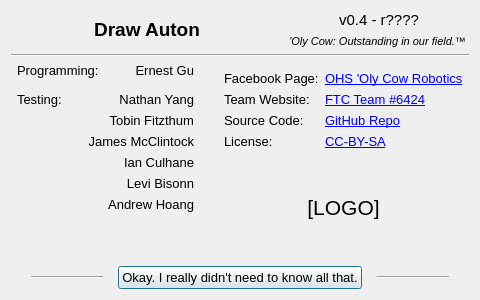
<?xml version="1.0" encoding="UTF-8"?>
<ui version="4.0">
 <class>AboutWindow</class>
 <widget class="QDialog" name="AboutWindow">
  <property name="geometry">
   <rect>
    <x>0</x>
    <y>0</y>
    <width>480</width>
    <height>300</height>
   </rect>
  </property>
  <property name="sizePolicy">
   <sizepolicy hsizetype="Fixed" vsizetype="Fixed">
    <horstretch>0</horstretch>
    <verstretch>0</verstretch>
   </sizepolicy>
  </property>
  <property name="minimumSize">
   <size>
    <width>480</width>
    <height>300</height>
   </size>
  </property>
  <property name="maximumSize">
   <size>
    <width>480</width>
    <height>300</height>
   </size>
  </property>
  <property name="font">
   <font>
    <pointsize>10</pointsize>
   </font>
  </property>
  <property name="windowTitle">
   <string>Draw Auton - About</string>
  </property>
  <layout class="QGridLayout" name="layout_window">
   <item row="0" column="0" colspan="2">
    <layout class="QGridLayout" name="layout_title" columnstretch="5,2">
     <item row="0" column="1">
      <widget class="QLabel" name="label_version">
       <property name="font">
        <font>
         <pointsize>11</pointsize>
        </font>
       </property>
       <property name="cursor">
        <cursorShape>IBeamCursor</cursorShape>
       </property>
       <property name="text">
        <string>v0.4 - r????</string>
       </property>
       <property name="alignment">
        <set>Qt::AlignCenter</set>
       </property>
       <property name="textInteractionFlags">
        <set>Qt::LinksAccessibleByMouse|Qt::TextSelectableByMouse</set>
       </property>
      </widget>
     </item>
     <item row="1" column="1">
      <widget class="QLabel" name="label_motto">
       <property name="font">
        <font>
         <pointsize>8</pointsize>
         <italic>true</italic>
        </font>
       </property>
       <property name="cursor">
        <cursorShape>IBeamCursor</cursorShape>
       </property>
       <property name="text">
        <string>'Oly Cow: Outstanding in our field.™ </string>
       </property>
       <property name="alignment">
        <set>Qt::AlignRight|Qt::AlignTrailing|Qt::AlignVCenter</set>
       </property>
       <property name="textInteractionFlags">
        <set>Qt::LinksAccessibleByMouse|Qt::TextSelectableByMouse</set>
       </property>
      </widget>
     </item>
     <item row="0" column="0" rowspan="2">
      <widget class="QLabel" name="label_title">
       <property name="font">
        <font>
         <pointsize>14</pointsize>
         <weight>75</weight>
         <bold>true</bold>
        </font>
       </property>
       <property name="text">
        <string>Draw Auton</string>
       </property>
       <property name="alignment">
        <set>Qt::AlignCenter</set>
       </property>
      </widget>
     </item>
    </layout>
   </item>
   <item row="3" column="0">
    <layout class="QFormLayout" name="layout_programming">
     <property name="formAlignment">
      <set>Qt::AlignRight|Qt::AlignTop|Qt::AlignTrailing</set>
     </property>
     <property name="leftMargin">
      <number>6</number>
     </property>
     <property name="rightMargin">
      <number>12</number>
     </property>
     <item row="0" column="0">
      <widget class="QLabel" name="label_programming">
       <property name="text">
        <string>Programming:</string>
       </property>
      </widget>
     </item>
     <item row="0" column="1">
      <widget class="QLabel" name="label_EG">
       <property name="text">
        <string>Ernest Gu</string>
       </property>
       <property name="alignment">
        <set>Qt::AlignRight|Qt::AlignTrailing|Qt::AlignVCenter</set>
       </property>
      </widget>
     </item>
    </layout>
   </item>
   <item row="4" column="0">
    <layout class="QFormLayout" name="layout_testing">
     <property name="formAlignment">
      <set>Qt::AlignRight|Qt::AlignTrailing|Qt::AlignVCenter</set>
     </property>
     <property name="leftMargin">
      <number>6</number>
     </property>
     <property name="topMargin">
      <number>8</number>
     </property>
     <property name="rightMargin">
      <number>12</number>
     </property>
     <item row="0" column="0">
      <widget class="QLabel" name="label_testing">
       <property name="text">
        <string>Testing:</string>
       </property>
      </widget>
     </item>
     <item row="0" column="1">
      <widget class="QLabel" name="label_NY">
       <property name="text">
        <string>Nathan Yang</string>
       </property>
       <property name="alignment">
        <set>Qt::AlignRight|Qt::AlignTrailing|Qt::AlignVCenter</set>
       </property>
      </widget>
     </item>
     <item row="1" column="1">
      <widget class="QLabel" name="label_TF">
       <property name="text">
        <string>Tobin Fitzthum</string>
       </property>
       <property name="alignment">
        <set>Qt::AlignRight|Qt::AlignTrailing|Qt::AlignVCenter</set>
       </property>
      </widget>
     </item>
     <item row="2" column="1">
      <widget class="QLabel" name="label_JM">
       <property name="text">
        <string>James McClintock</string>
       </property>
       <property name="alignment">
        <set>Qt::AlignRight|Qt::AlignTrailing|Qt::AlignVCenter</set>
       </property>
      </widget>
     </item>
     <item row="4" column="1">
      <widget class="QLabel" name="label_LB">
       <property name="text">
        <string>Levi Bisonn</string>
       </property>
       <property name="alignment">
        <set>Qt::AlignRight|Qt::AlignTrailing|Qt::AlignVCenter</set>
       </property>
      </widget>
     </item>
     <item row="3" column="1">
      <widget class="QLabel" name="label_IC">
       <property name="text">
        <string>Ian Culhane</string>
       </property>
       <property name="alignment">
        <set>Qt::AlignRight|Qt::AlignTrailing|Qt::AlignVCenter</set>
       </property>
      </widget>
     </item>
     <item row="5" column="1">
      <widget class="QLabel" name="label_AH">
       <property name="text">
        <string>Andrew Hoang</string>
       </property>
       <property name="alignment">
        <set>Qt::AlignRight|Qt::AlignTrailing|Qt::AlignVCenter</set>
       </property>
      </widget>
     </item>
     <item row="6" column="0" colspan="2">
      <spacer name="spacer_testing">
       <property name="orientation">
        <enum>Qt::Vertical</enum>
       </property>
       <property name="sizeHint" stdset="0">
        <size>
         <width>20</width>
         <height>40</height>
        </size>
       </property>
      </spacer>
     </item>
    </layout>
   </item>
   <item row="6" column="0" colspan="2">
    <layout class="QHBoxLayout" name="layout_bottom">
     <property name="spacing">
      <number>15</number>
     </property>
     <property name="leftMargin">
      <number>20</number>
     </property>
     <property name="rightMargin">
      <number>20</number>
     </property>
     <item>
      <widget class="Line" name="line_L">
       <property name="orientation">
        <enum>Qt::Horizontal</enum>
       </property>
      </widget>
     </item>
     <item>
      <widget class="QPushButton" name="pushButton_close">
       <property name="text">
        <string>Okay. I really didn't need to know all that.</string>
       </property>
       <property name="default">
        <bool>true</bool>
       </property>
      </widget>
     </item>
     <item>
      <widget class="Line" name="line_R">
       <property name="orientation">
        <enum>Qt::Horizontal</enum>
       </property>
      </widget>
     </item>
    </layout>
   </item>
   <item row="3" column="1" rowspan="2">
    <layout class="QFormLayout" name="layout_links">
     <property name="fieldGrowthPolicy">
      <enum>QFormLayout::AllNonFixedFieldsGrow</enum>
     </property>
     <property name="leftMargin">
      <number>12</number>
     </property>
     <property name="topMargin">
      <number>8</number>
     </property>
     <property name="rightMargin">
      <number>6</number>
     </property>
     <item row="0" column="0">
      <widget class="QLabel" name="label_facebook">
       <property name="text">
        <string>Facebook Page:</string>
       </property>
      </widget>
     </item>
     <item row="0" column="1">
      <widget class="QLabel" name="label_facebook_link">
       <property name="text">
        <string>&lt;a href=&quot;https://www.facebook.com/pages/OHS-Oly-Cow-Robotics/160019847470634&quot;&gt;&lt;span style=&quot; text-decoration: underline; color:#0000ff;&quot;&gt;OHS 'Oly Cow Robotics&lt;/span&gt;&lt;/a&gt;</string>
       </property>
       <property name="alignment">
        <set>Qt::AlignLeading|Qt::AlignLeft|Qt::AlignVCenter</set>
       </property>
      </widget>
     </item>
     <item row="1" column="0">
      <widget class="QLabel" name="label_website">
       <property name="text">
        <string>Team Website:</string>
       </property>
      </widget>
     </item>
     <item row="1" column="1">
      <widget class="QLabel" name="label_website_link">
       <property name="text">
        <string>&lt;a href=&quot;http://tobinfitzthum.com/robotics/&quot;&gt;&lt;span style=&quot; text-decoration: underline; color:#0000ff;&quot;&gt;FTC Team #6424&lt;/span&gt;&lt;/a&gt;</string>
       </property>
       <property name="alignment">
        <set>Qt::AlignLeading|Qt::AlignLeft|Qt::AlignVCenter</set>
       </property>
      </widget>
     </item>
     <item row="2" column="0">
      <widget class="QLabel" name="label_source">
       <property name="text">
        <string>Source Code:</string>
       </property>
      </widget>
     </item>
     <item row="2" column="1">
      <widget class="QLabel" name="label_source_link">
       <property name="text">
        <string>&lt;a href=&quot;https://github.com/OlyCow/draw-auton/&quot;&gt;&lt;span style=&quot; text-decoration: underline; color:#0000ff;&quot;&gt;GitHub Repo&lt;/span&gt;&lt;/a&gt;</string>
       </property>
       <property name="alignment">
        <set>Qt::AlignLeading|Qt::AlignLeft|Qt::AlignVCenter</set>
       </property>
      </widget>
     </item>
     <item row="3" column="0">
      <widget class="QLabel" name="label_license">
       <property name="text">
        <string>License:</string>
       </property>
      </widget>
     </item>
     <item row="3" column="1">
      <widget class="QLabel" name="label_license_link">
       <property name="text">
        <string>&lt;a href=&quot;http://creativecommons.org/licenses/by-sa/4.0/&quot;&gt;&lt;span style=&quot; text-decoration: underline; color:#0000ff;&quot;&gt;CC-BY-SA&lt;/span&gt;&lt;/a&gt;</string>
       </property>
       <property name="alignment">
        <set>Qt::AlignLeading|Qt::AlignLeft|Qt::AlignVCenter</set>
       </property>
      </widget>
     </item>
     <item row="4" column="0" colspan="2">
      <widget class="QLabel" name="label_logo">
       <property name="sizePolicy">
        <sizepolicy hsizetype="Preferred" vsizetype="Expanding">
         <horstretch>0</horstretch>
         <verstretch>0</verstretch>
        </sizepolicy>
       </property>
       <property name="font">
        <font>
         <pointsize>16</pointsize>
        </font>
       </property>
       <property name="text">
        <string>[LOGO]</string>
       </property>
       <property name="alignment">
        <set>Qt::AlignCenter</set>
       </property>
      </widget>
     </item>
    </layout>
   </item>
   <item row="2" column="0" colspan="2">
    <widget class="Line" name="line_top">
     <property name="orientation">
      <enum>Qt::Horizontal</enum>
     </property>
    </widget>
   </item>
  </layout>
 </widget>
 <resources/>
 <connections/>
</ui>
